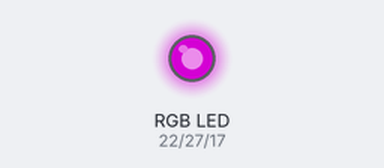
This program was run on a simulated Raspberry Pi (BCM pin numbers). Parts: an RGB LED mixed from three pins (HIGH = lit). Dim RGB values are drawn brighter than linear.

Above: at 0.1 s.
At 0.6 s:
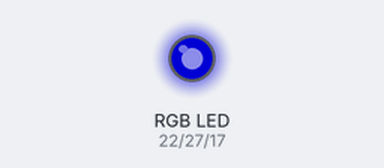
At 5.1 s:
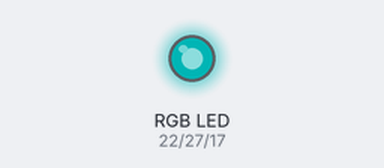
At 10.6 s:
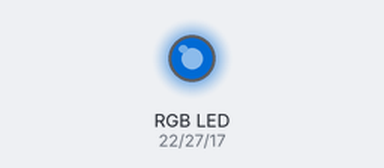
At 20.1 s:
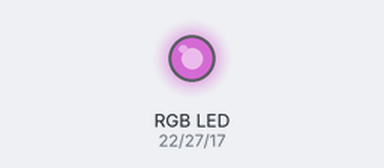
At 39.75 s:
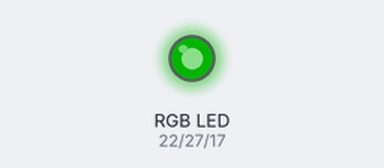
Timing chart, 0 to 40.0 s (numbered marks = the images above):
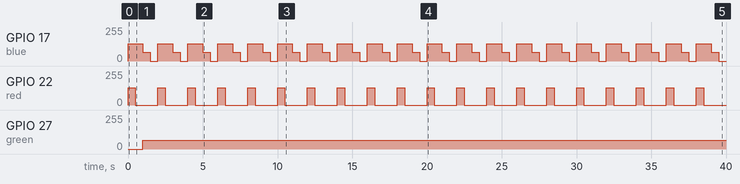

Measured:
- by itself, GPIO 17 (blue): repeats every 2.0 s: 64/255 0.50 s, 0/255 0.50 s, 128/255 1.0 s
- by itself, GPIO 22 (red): alternates 128/255 for 0.50 s and 0/255 for 1.5 s
- by itself, GPIO 27 (green): 0/255 → 64/255 at 1.0 s

The program:

lesson5_1.py
```python
import RPi.GPIO as GPIO
from time import sleep
GPIO.setmode(GPIO.BCM)

GPIO.setup(17, GPIO.OUT)# set GPIO 17 as output for white led
GPIO.setup(27, GPIO.OUT)# set GPIO 27 as output for red led
GPIO.setup(22, GPIO.OUT)# set GPIO 22 as output for red led
blue = GPIO.PWM(17, 75)
green = GPIO.PWM(27, 75)
red = GPIO.PWM(22, 75)


i = 25
try:
    while(True):
        red.start(i*2)
        blue.start(i*2)
        sleep(0.5)
        red.stop()
        sleep(0.5)

        blue.start(i)
        green.start(i)
        sleep(0.5)
        blue.stop()
        sleep(0.5)
except KeyboardInterrupt:
        green.start(i)
        sleep(0.5)
        green.stop()
        sleep(0.5)
        GPIO.cleanup()
        print("應用程式結束")
```
